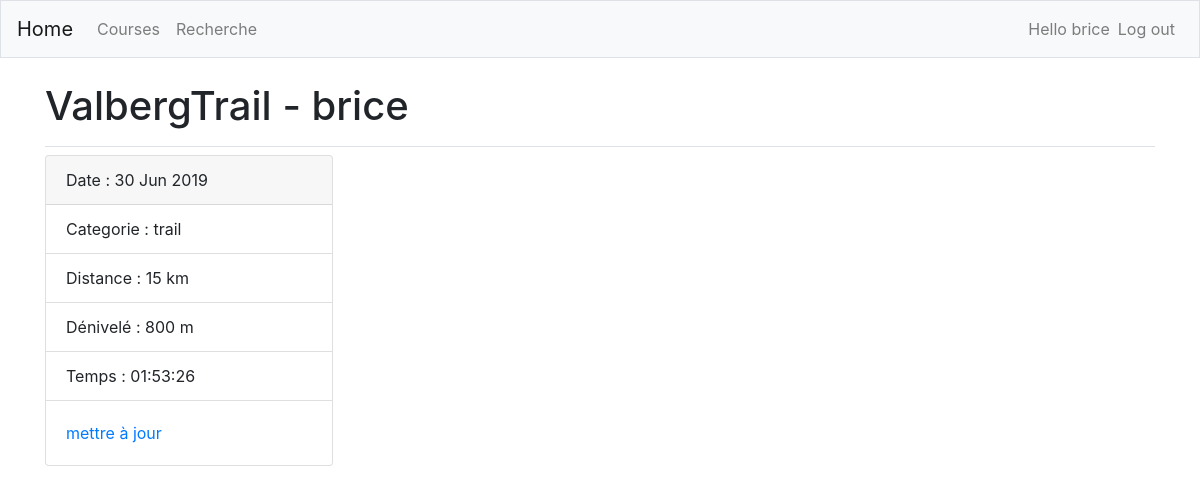
The page /races/45/ (signed in) on the database its author committed.
### races/models.py (models this page shows, shortened)
class Race(models.Model):
    name = models.CharField(max_length = 100)
    date = models.DateField(default=date.today())
    category = models.ForeignKey(Category, on_delete = models.SET_NULL, null = True)
    runner = models.ForeignKey(Runner, on_delete = models.CASCADE)
    distance = models.PositiveSmallIntegerField(null = True)
    deniv = models.PositiveSmallIntegerField(null = True)
    time = models.CharField(max_length = 8, null = True)

class Runner(models.Model):
    firstname = models.CharField(max_length = 50)
    lastname = models.CharField(max_length = 50)
    dateofbirth = models.DateField()
    def __str__(self):
        return self.firstname

class Category(models.Model):
    text = models.CharField(max_length = 50, null = True)
    def __str__(self):
        return self.text

### races/views.py (the view)
# urls.py: path('<int:race_id>/', views.detail, name='detail'),
@login_required
def detail(request, race_id):
    race = get_object_or_404(Race, pk = race_id)
    return render(request, 'races/detail.html', {'race': race})

### races/templates/races/detail.html
{% extends "races/base.html" %}
{% block page_header %}
  <h1>{{ race.name }} - {{ race.runner }}</h1>
{% endblock page_header %}
{% block content %}
<div class="card" style="width: 18rem;">
    <div class="card-header">
        Date : {{ race.date|date:'d M Y' }}
    </div>
    <ul class="list-group list-group-flush">
      <li class="list-group-item">Categorie : {{ race.category }}</li>
        <li class="list-group-item">Distance : {{ race.distance }} km</li>
        <li class="list-group-item">Dénivelé : {{ race.deniv }} m</li>
        <li class="list-group-item">Temps : {{ race.time }}</li>
    </ul>
    <div class="card-body">
      <a href="#" class="card-link">mettre à jour</a>
    </div>
  </div>
{% endblock content %}

### races/templates/races/base.html (shortened to what this page needs)
{% load bootstrap4 %}
<!doctype html>
<html lang="en">
<head>
  {% bootstrap_css %}
</head>
<body>
    <nav class="navbar navbar-expand-md navbar-light bg-light mb-4 border">
    <a class="navbar-brand" href="{% url 'races:index'%}">Home</a>
    <div class="collapse navbar-collapse" id="navbarCollapse">
      <ul class="navbar-nav mr-auto">
        <li class="nav-item">
          <a class="nav-link" href="{% url 'races:race_list'%}">Courses</a>
        </li>
        <li class="nav-item">
          <a class="nav-link" href="{% url 'races:search_results' %}">Recherche</a>
        </li>
      </ul>
      <ul class="navbar-nav ml-auto">
        {% if user.is_authenticated %}
            <li class="nav-item">
                <span class="navbar-text">Hello {{ user.username }} </span>
            </li>
            <li class="nav-item">
                <a class="nav-link" href="{% url 'users:logout' %}">Log out</a>
            </li>
        {% else %}
            <li class="nav-item">
                <a class="nav-link" href="{% url 'users:login' %}">Log in</a>
            </li>
        {% endif %}
      </ul>
    </div>
  </nav>
  <main role="main" class="container">
    <div class="pb-2 mb-2 border-bottom">
      {% block page_header %}{% endblock page_header %}
    </div>
    <div>
      {% block content %}{% endblock content %}
    </div>
  </main>
</body>
</html>

### rows shown on the page
Race: name "ValbergTrail", runner "brice", date "30 Jun 2019", category "trail", distance "15", deniv "800", time "01:53:26"

### other values the page prints
{{ user.username }} "brice"
